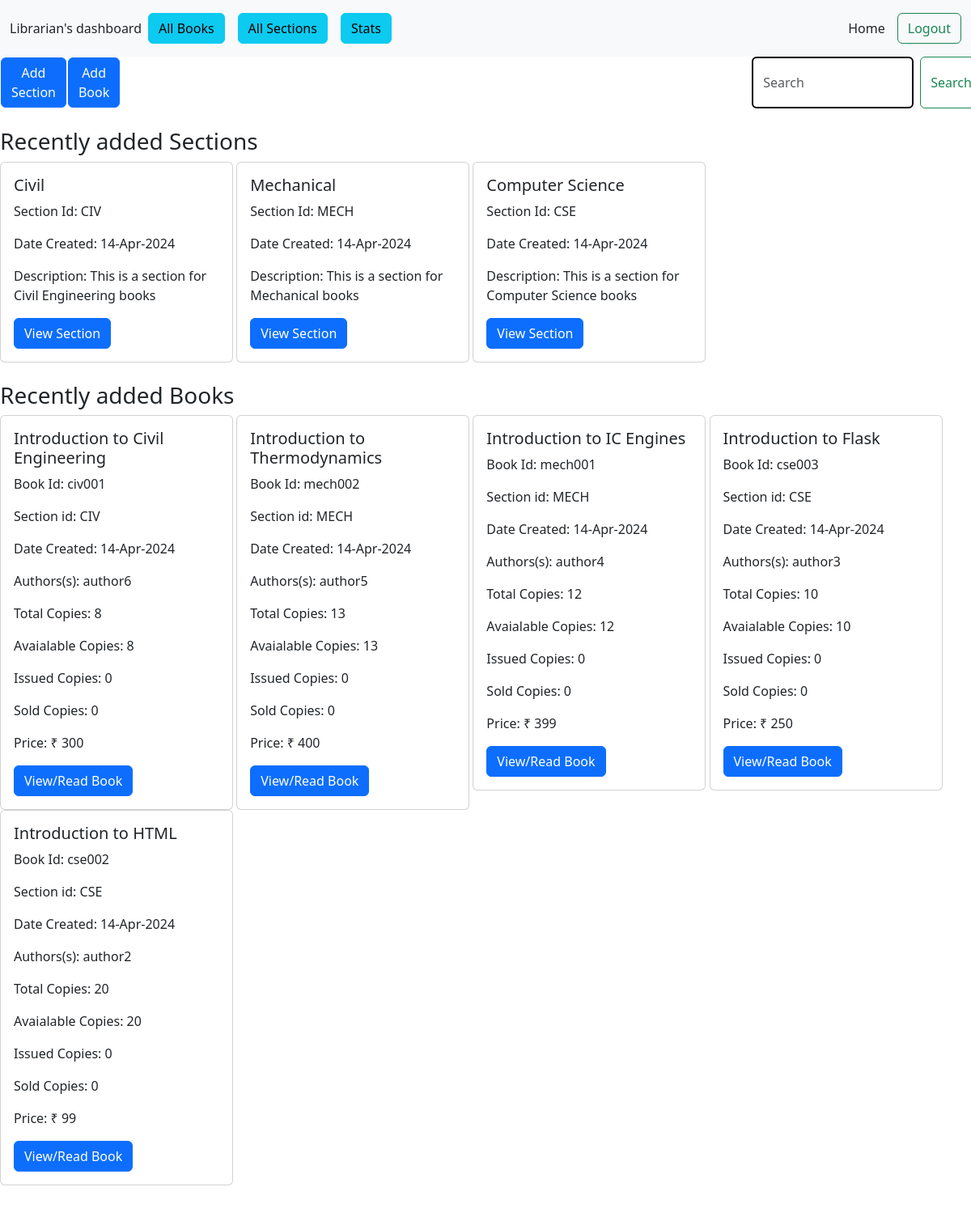
/librarian_dashboard, run on the app's committed database.
### application/model.py (models this page shows)
class Sections(db.Model):
    section_id = db.Column(db.String(10), primary_key = True)
    section_name = db.Column(db.String(50), nullable = False)
    date_created = db.Column(db.DateTime(), default = datetime.now)
    last_updated = db.Column(db.DateTime(), default = datetime.now)
    description = db.Column(db.String(200))
    books = db.relationship("Books", backref="section", cascade="all, delete-orphan, save-update")

class Books(db.Model):
    book_id = db.Column(db.String(10), primary_key = True)
    book_name = db.Column(db.String(50), nullable = False)
    date_created = db.Column(db.DateTime(), default = datetime.now)
    last_updated = db.Column(db.DateTime(), default = datetime.now)
    section_id = db.Column(db.String(), db.ForeignKey("sections.section_id"), nullable = False)
    content = db.Column(db.String(), nullable = False)            # few lines of text
    authors = db.Column(db.String(), nullable = False)
    total_copies = db.Column(db.Integer(), nullable = False)
    available_copies = db.Column(db.Integer())
    issued_copies = db.Column(db.Integer())
    sold_copies = db.Column(db.Integer())
    book_price = db.Column(db.Integer(), default = 0)
    requested_books = db.relationship("RequestedBooks", backref="books", cascade="all, delete-orphan, save-update")
    currently_issued_books = db.relationship("CurrentlyIssuedBooks", backref="books", cascade="all, delete-orphan, save-update")
    sold_books = db.relationship("SoldBooks", backref="books", cascade="all, delete-orphan, save-update")

### application/controllers.py (the view, shortened to what this page needs)
@app.route("/librarian_dashboard", methods = ["GET", "POST"])
def librarian_dashboard():
    time_now = datetime.now()
    seven_days = timedelta(days=7)
    recent_sections = Sections.query.order_by(Sections.date_created.desc()).limit(5).all()
    recent_books = Books.query.order_by(Books.date_created.desc()).limit(5).all()
    requested_books = RequestedBooks.query.order_by(RequestedBooks.date_requested.asc()).all()
    currently_issued_book = CurrentlyIssuedBooks.query.order_by(CurrentlyIssuedBooks.date_issued.desc()).all()
    sold_books = SoldBooks.query.order_by(SoldBooks.date_sold.desc()).all()
    return render_template("librarian_dashboard.html",
                            recent_sections = recent_sections,
                            recent_books = recent_books,
                            requested_books = requested_books,
                            currently_issued_book = currently_issued_book,
                            time_now = time_now,
                            seven_days = seven_days,
                            sold_books = sold_books)

### templates/librarian_dashboard.html (shortened to what this page needs)
<!DOCTYPE html>
<html lang="en">
<head>
    <link rel="stylesheet" href="/static/librarian_dashboard.css">
    <link href="https://cdn.jsdelivr.net/npm/bootstrap@5.3.2/dist/css/bootstrap.min.css" rel="stylesheet">
</head>
<body>
    <nav class="navbar navbar-expand-lg bg-body-tertiary">
        <div class="container-fluid">
          <a class="nav-link active" aria-current="page" href="/librarian_dashboard">Librarian's dashboard</a>
          <div class="collapse navbar-collapse" id="navbarSupportedContent">
            <ul class="navbar-nav me-auto mb-2 mb-lg-0">
              <li class="nav-item">
                <a class="nav-link" aria-current="page" href="/all_books"><button type="button" class="btn btn-info">All Books</button></a>
              </li>
              <li class="nav-item">
                <a class="nav-link" aria-current="page" href="/all_sections"><button type="button" class="btn btn-info">All Sections</button></a>
              </li>
              <li class="nav-item">
                <a class="nav-link" href="/librarian_stats"><button type="button" class="btn btn-info">Stats</button></a>
              </li>
            </ul>
            <a class="nav-link active" aria-current="page" href="/" style="margin-right: 15px;">Home</a>
            <form action="/librarian_dashboard" method="post">
              <button class="btn btn-outline-success" type="submit" name="logout" value="logout">Logout</button>
            </form>
          </div>
        </div>
      </nav>
      <div>
        <form action="/librarian_dashboard" method="post" id="search-bar-form" class="d-flex" role="search">
          <button id="add-section" name="add-section" value="add-section" type="submit" class="btn btn-primary">Add Section</button>
          <button id="add-book" name="add-book" value="add-book" type="submit" class="btn btn-primary">Add Book</button>
          <input for="search" id="search-bar-area" name="search-bar-area" class="form-control me-2" type="search" placeholder="Search" aria-label="Search">
          <button id="search" name="search" class="btn btn-outline-success" value="search" type="submit">Search</button>
        </form>
      </div>
      <br>
      <div>
        {% if recent_sections %}
        <h3>Recently added Sections</h3>
        {% for section in recent_sections %}
        <div class="the-cards">
          <div class="card" style="width: 18rem;">
            <div class="card-body">
              <h5 class="card-title">{{ section.section_name }}</h5>
              <p class="card-text">Section Id: {{ section.section_id }}</p>
              <p class="card-text">Date Created: {{ section.date_created.strftime("%d") }}-{{ section.date_created.strftime("%b") }}-{{ section.date_created.strftime("%Y") }}</p>
              <p class="card-text">Description: {{ section.description }}</p>
              <a href="/section_view/{{section.section_id}}" class="card-link"><button type="button" class="btn btn-primary">View Section</button></a>
            </div>
          </div>
        </div>
        {% endfor %}
      {% endif %}
      </div>
      <br>
      <div>
        {% if recent_books %}
        <h3>Recently added Books</h3>
        {% for book in recent_books %}
        <div class="the-cards">
          <div class="card" style="width: 18rem;">
            <div class="card-body">
              <h5 class="card-title">{{ book.book_name }}</h5>
              <p class="card-text">Book Id: {{ book.book_id }}</p>
              <p class="card-text">Section id: {{ book.section_id }}</p>
              <p class="card-text">Date Created: {{ book.date_created.strftime("%d") }}-{{ book.date_created.strftime("%b") }}-{{ book.date_created.strftime("%Y") }}</p>
              <p class="card-text">Authors(s): {{ book.authors }}</p>
              <p class="card-text">Total Copies: {{ book.total_copies }}</p>
              <p class="card-text">Avaialable Copies: {{ book.available_copies }}</p>
              <p class="card-text">Issued Copies: {{ book.issued_copies }}</p>
              <p class="card-text">Sold Copies: {{ book.sold_copies }}</p>
              <p class="card-text">Price: ₹ {{ book.book_price }}</p>
              <a href="/book_view/{{book.book_id}}" class="card-link"><button type="button" class="btn btn-primary">View/Read Book</button></a>
            </div>
          </div>
        </div>
        {% endfor %}
      {% endif %}
      </div><br>
</body>
</html>

### static/librarian_dashboard.css (style rules this page uses)
#search-bar-area { margin-left: 65%; width: 200px; border: 2px solid black; display: inline-block; }
#add-section, #add-book, #requested-books { margin: 1px; }
.the-cards { display: inline-block; }

### data on the page
Sections: section_name "Civil", section_id "CIV", date_created "14", date_created "Apr", date_created "2024", description "This is a section for Civil Engineering books"
Sections: section_name "Mechanical", section_id "MECH", date_created "14", date_created "Apr", date_created "2024", description "This is a section for Mechanical books"
Sections: section_name "Computer Science", section_id "CSE", date_created "14", date_created "Apr", date_created "2024", description "This is a section for Computer Science books"
Books: book_name "Introduction to Civil Engineering", book_id "civ001", section_id "CIV", date_created "14", date_created "Apr", date_created "2024", authors "author6", total_copies "8", available_copies "8", issued_copies "0", sold_copies "0", book_price "300"
Books: book_name "Introduction to Thermodynamics", book_id "mech002", section_id "MECH", date_created "14", date_created "Apr", date_created "2024", authors "author5", total_copies "13", available_copies "13", issued_copies "0", sold_copies "0", book_price "400"
Books: book_name "Introduction to IC Engines", book_id "mech001", section_id "MECH", date_created "14", date_created "Apr", date_created "2024", authors "author4", total_copies "12", available_copies "12", issued_copies "0", sold_copies "0", book_price "399"
Books: book_name "Introduction to Flask", book_id "cse003", section_id "CSE", date_created "14", date_created "Apr", date_created "2024", authors "author3", total_copies "10", available_copies "10", issued_copies "0", sold_copies "0", book_price "250"
Books: book_name "Introduction to HTML", book_id "cse002", section_id "CSE", date_created "14", date_created "Apr", date_created "2024", authors "author2", total_copies "20", available_copies "20", issued_copies "0", sold_copies "0", book_price "99"
